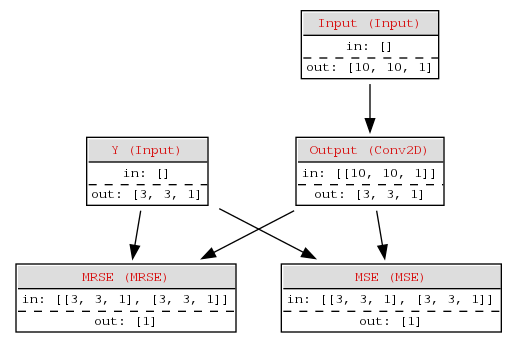

Write the Python code that produced this figure.
import sys
import os
import numpy as np
import matplotlib.pylab as plt

sys.path.append(os.path.dirname(__file__)+"../../../")
from scratchnetwork import Network
from scratchnetwork.layers import Input
from scratchnetwork.layers import Conv2D
from scratchnetwork.losses import MSE
from scratchnetwork.metrics import MRSE
from scipy import signal
from scipy import ndimage
from scipy import misc
net = Network()
inputX = net.Node("Input", Input, [10, 10, 1])
inputY = net.Node("Y", Input, [3, 3, 1])

B = net.Node("Output", Conv2D, 1, (5, 5), (2, 2), 'valid')

L1 = net.Node("MSE", MSE)
M1 = net.Node("MRSE", MRSE)

inputX.addNext(B)

L1.addPrev(B)
L1.addPrev(inputY)

M1.addPrev(B)
M1.addPrev(inputY)

net.compile(inputs=[inputX], outputs=[B], losses=[L1], metrics=[M1])
net.plot(os.path.basename(sys.argv[0]).split(".")[0]+".png")

# Llenamos
a = 2*(np.random.rand(1000, 10, 10, 1) - 0.5)
b = np.zeros(shape=(1000, 3, 3, 1))
batch_size = 20

w1 = np.array([[0, 1, 2, 3, 4],[0, 1, 2, 3, 4],[0, 1, 2, 3, 4],[0, 1, 2, 3, 4],[0, 1, 2, 3, 4]])
w2 = np.transpose(w1)
s, k = 1, 2
w3 = [np.exp(-z*z/(2*s*s))/np.sqrt(2*np.pi*s*s) for z in range(-k,k+1)]
w3 = np.outer(w3, w3)
for f in [w1, w2, w3]:
	batch_index = 0
	net.recompile()

	f *= 3
	ff = np.flipud(np.fliplr(f))
	for i in range(b.shape[0]):
		for d in range(a.shape[-1]):
			b[i,:,:,d] = signal.convolve2d(a[i,::2,::2,d] + a[i,1::2,1::2,d], ff, 'valid')

	for i in range(10000):
		Xaux = a[batch_index:(batch_index + batch_size)]
		Yaux = b[batch_index:(batch_index + batch_size)]
		net.train_batch({'Input': Xaux}, {'Y': Yaux})

		batch_index += batch_size
		if batch_index >= a.shape[0]:
			batch_index = 0
		if i % 500 == 0:
			net.monitoring()
	out = net.predict({'Input': a})
	kernels = net.get_weights('Output').get('kernels')

	# plot
	plt.subplot(1,2,1)
	plt.imshow(kernels[0][0])
	plt.subplot(1,2,2)
	plt.imshow(f)
	plt.colorbar()
	plt.show()
	
	print(np.transpose(np.vstack((out['Output'].flatten(), b.flatten()))))
